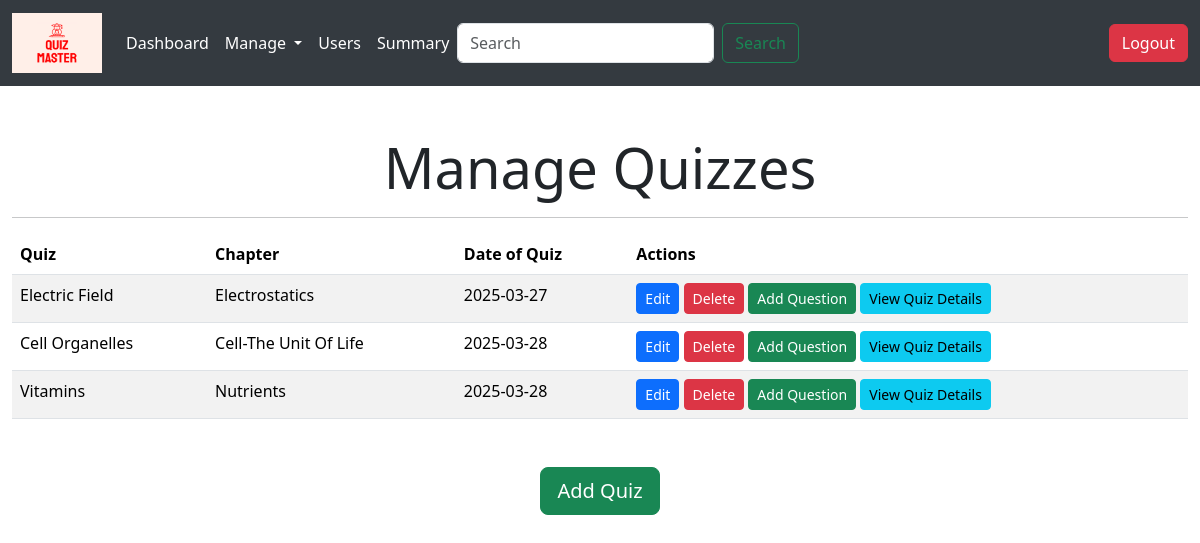
Page /manage_quizzes (signed in) on the earlier database version.
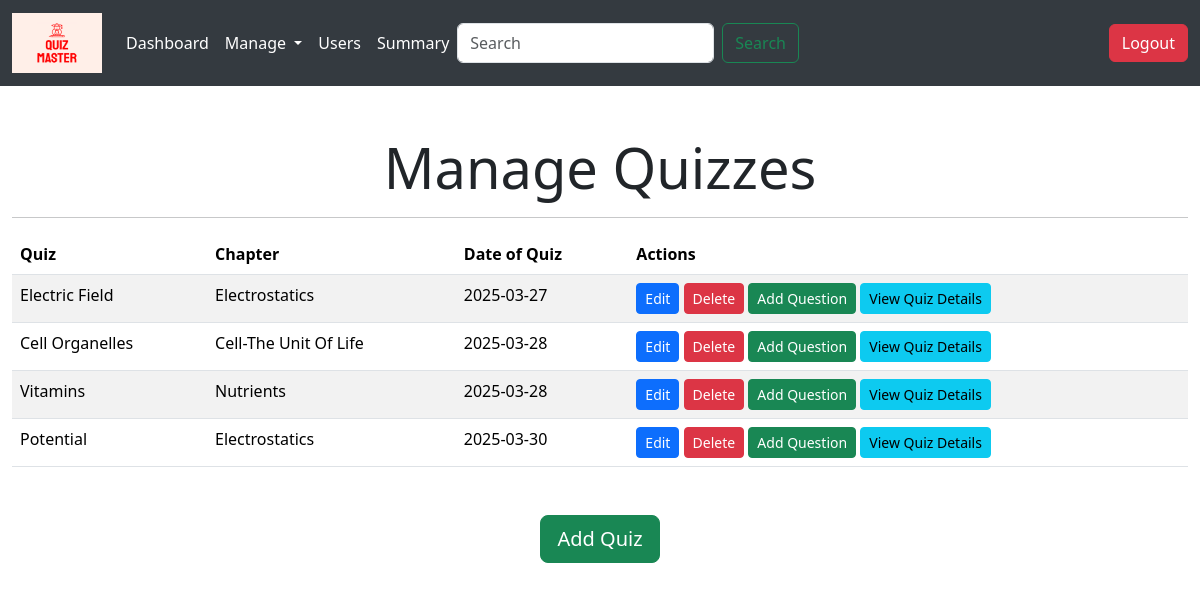
Same page on the later database version.
### controller/models.py (models this page shows)
class Quiz(db.Model):
    id = db.Column(db.Integer, primary_key = True, autoincrement = True)
    chapter_id = db.Column(db.Integer, db.ForeignKey('chapter.id'), nullable = False)
    name = db.Column(db.String(128), nullable = False)
    date_of_quiz = db.Column(db.Date, nullable = False)
    duration = db.Column(db.String(64),nullable = False)
    syllabus = db.Column(db.Text)
    total_questions = db.Column(db.Integer)
    maximum_marks = db.Column(db.Integer)
    questions = db.relationship('Question', backref = 'quiz', lazy = True)
    quiz_attempts = db.relationship('Score', backref = 'quiz', lazy = True)

class Chapter(db.Model):
    id = db.Column(db.Integer, primary_key = True, autoincrement = True)
    subject_id = db.Column(db.Integer, db.ForeignKey('subject.id'), nullable = False)
    name = db.Column(db.String(128), unique = True, nullable = False)
    description = db.Column(db.Text)
    quizzes = db.relationship('Quiz', backref = 'chapter', lazy = True)

### controller/admin_routes.py (the view)
@app.route('/manage_quizzes')
@login_required
def manage_quizzes():
    if current_user.role != 'admin':
        flash('You are not authorized to view this page!', 'danger')
        return redirect(url_for('home'))
    quizzes = Quiz.query.all()
    chapters = Chapter.query.all()
    current_date = datetime.today().date()
    return render_template('manage_quizzes.html', quizzes=quizzes, chapters=chapters, current_date=current_date)

### controller/authorization_routes.py (called while the page is built)
@login_manager.user_loader
def load_user(user_id):
    return User.query.get(int(user_id))

### templates/manage_quizzes.html (shortened to what this page needs)
{% extends 'base.html' %}
{% block content %}
  <div class="container-fluid mt-5">
    <h1 class="display-4 text-center">Manage Quizzes</h1>
    <hr>
    <div class="table-responsive">
      <table class="table table-striped">
        <thead class="thead-dark">
          <tr>
            <th>Quiz</th>
            <th>Chapter</th>
            <th>Date of Quiz</th>
            <th>Actions</th>
          </tr>
        </thead>
        <tbody>
          {% for quiz in quizzes %}
            <tr>
              <td>{{ quiz.name }}</td>
              <td>{{ quiz.chapter.name }}</td>
              <td>{{ quiz.date_of_quiz }}</td>
              <td>
                  <a href="{{ url_for('edit_quiz', quiz_id=quiz.id) }}" class="btn btn-primary btn-sm">Edit</a>
                  <a href="{{ url_for('delete_quiz', quiz_id=quiz.id) }}" onclick="return confirm('Are you sure you want to delete?')" class="btn btn-danger btn-sm">Delete</a>
                  <a href="{{ url_for('add_question', quiz_id=quiz.id) }}" class="btn btn-success btn-sm">Add Question</a>
                  <a href="{{ url_for('quiz_details', quiz_id=quiz.id) }}" class="btn btn-info btn-sm">View Quiz Details</a>
              </td>
            </tr>
          {% endfor %}
        </tbody>
      </table>
    </div>
    <div class="text-center mt-3">
      <a href="{{ url_for('add_quiz') }}" class="btn btn-success btn-lg mt-3">Add Quiz</a>
    </div>
  </div>
{% endblock %}

Differences in the rows shown:
added Quiz: name "Potential", chapter.name "Electrostatics", date_of_quiz "2025-03-30"
